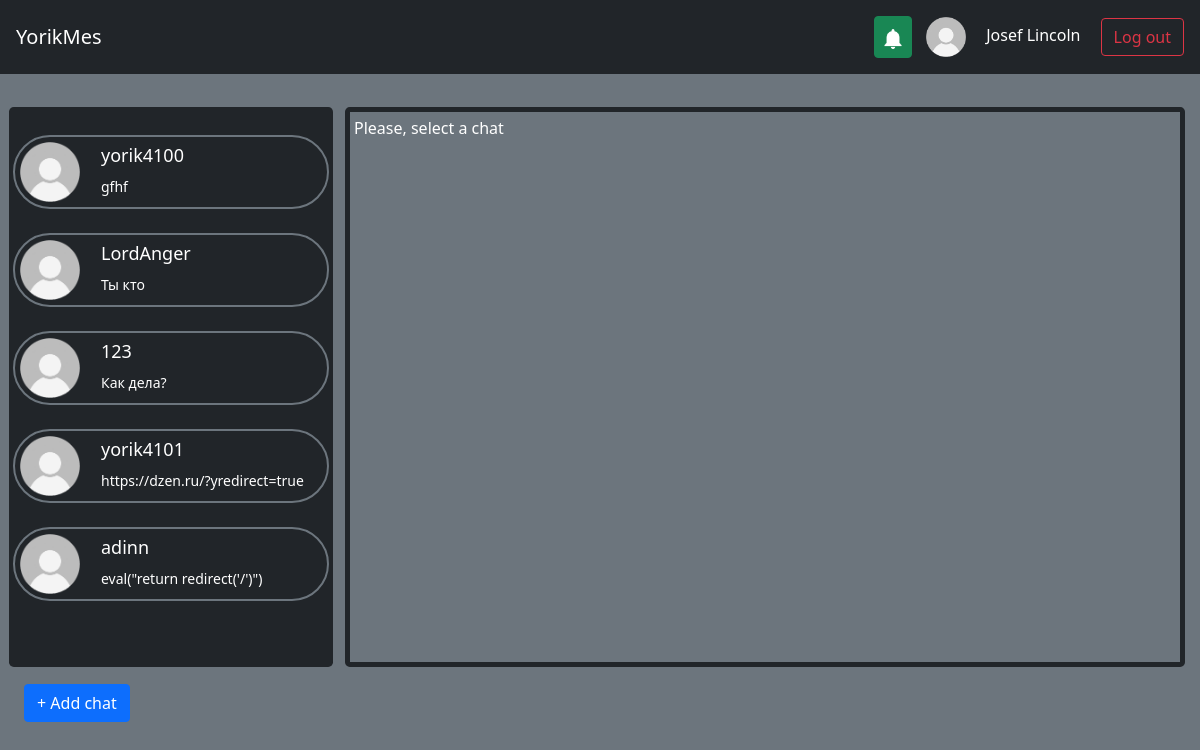
/chats (signed in), run on the app's committed database.
### db_scripts/data/users.py (models this page shows, shortened)
class User(SqlAlchemyBase, UserMixin, SerializerMixin):
    __tablename__ = 'users'
    id = sqlalchemy.Column(sqlalchemy.Integer,
                           primary_key=True, autoincrement=True)
    email = sqlalchemy.Column(sqlalchemy.String,
                              index=True, unique=True, nullable=True)
    nickname = sqlalchemy.Column(sqlalchemy.String, nullable=True)
    surname = sqlalchemy.Column(sqlalchemy.String, nullable=True)
    name = sqlalchemy.Column(sqlalchemy.String, nullable=True)
    age = sqlalchemy.Column(sqlalchemy.Integer, nullable=True)
    hashed_password = sqlalchemy.Column(sqlalchemy.String, nullable=True)
    modified_date = sqlalchemy.Column(sqlalchemy.DateTime,
                                      default=datetime.datetime.now)
    contacts = orm.relationship("Chat", back_populates='user')

### db_scripts/data/messages.py (models this page shows)
class Message(SqlAlchemyBase, SerializerMixin):
    __tablename__ = 'messages'
    id = sqlalchemy.Column(sqlalchemy.Integer,
                           primary_key=True, autoincrement=True)
    chat_id = sqlalchemy.Column(sqlalchemy.Integer, sqlalchemy.ForeignKey("chats.id"))
    text = sqlalchemy.Column(sqlalchemy.String, nullable=False)
    date_time = sqlalchemy.Column(sqlalchemy.DateTime, default=datetime.datetime.now())
    chat = orm.relationship('Chat')

### main.py (the view)
@app.route("/")
@app.route("/chats")
def index():
    visible_notif = all((request.args.get("visible_notif", type=bool, default=False), current_user.is_authenticated))
    db_sess = db_session.create_session()
    if current_user.is_authenticated:
        contacts = list(map(lambda x: ContactCard(x), db_sess.query(Chat).filter(Chat.user_id == current_user.id).all()))
        notifications = list(map(lambda x: NoticeCard(x), db_sess.query(Notification).filter(Notification.user_id == current_user.id).all()))
    else:
        contacts = []
        notifications = []
    db_sess.close()
    return render_template("index.html", title="Chats", contacts=contacts, notifications=notifications, notifications_default_visible=visible_notif)

### db_scripts/db_session.py (called while the page is built)
def create_session() -> Session:
    global __factory
    return __factory()

### main.py (called while the page is built)
@login_manager.user_loader
def load_user(user_id):
    db_sess = db_session.create_session()
    return db_sess.query(User).get(user_id)

### templates/index.html (shortened to what this page needs)
{% extends "base.html" %}
{% block content %}
    {% if current_user.is_authenticated %}
        <div><table><tr>
            <td>
                <div class="scroll rounded-3">
                    {% for user in contacts %}
                        <a class="p-2 text-white" style="text-decoration: none;" href="/chats/{{ user.id }}">
                            {% if user.id == id %}
                            <div class="border p-1 bg-secondary rounded-pill">
                            {% else %}
                            <div class="border p-1 border-secondary border-2 rounded-pill">
                            {% endif %}
                                <table>
                                    <tr>
                                        <td rowspan="2">
                                            <img src="{{ url_for('static', filename='img/user-profile-icon.png') }}" width="60" height="60" alt="">
                                        </td>
                                        <td>
                                            <span class="p-1" style="margin-left: 15px; font-size: 18px;">{{ user.showed_name }}</span>
                                        </td>
                                    </tr>
                                    <tr>
                                        <td>
                                            <div class="p-1" style="margin-left: 15px; font-size: 14px;"
                                                  id="last_mess">{{ user.last_message }}</div>
                                        </td>
                                    </tr>
                                </table>
                            </div>
                        </a>
                    {% endfor %}
                </div>
            </td>
            <td>
                <div class="messages rounded-3 border border-dark border-5 bg-secondary" style="margin-left: 10px" id="autoscroll">
                    {% block chat %}Please, select a chat{% endblock %}
                </div>
            </td>
        </tr>
        <tr>
            <td class="p-3">
                <div>
                    <a href="/add_chat" class="btn btn-primary">+ Add chat</a>
                </div>
            </td>
            <td class="p-2">
            </td>
        </tr>
        </table></div><br>
    {% endif %}
{% endblock %}

### templates/base.html (shortened to what this page needs)
<!DOCTYPE html>
<html lang="en">
    <head>
        <link rel="stylesheet"
            href="https://cdn.jsdelivr.net/npm/bootstrap@5.0.0-beta1/dist/css/bootstrap.min.css"
>
    </head>
    <nav class="navbar navbar-dark bg-dark p-3">
        <a class="navbar-brand" href="/">YorikMes</a>
        {% if current_user.is_authenticated %}
            <div class="">
                <button class="btn btn-success opener p-2" type="button" aria-controls="modal-example" onclick="window['modal-example'].showModal()" style="margin-right: 10px;">
                    <img src="{{ url_for('static', filename='img/notification-bell.png') }}" width="20" height="20" alt="">
                </button>
                <img src="{{ url_for('static', filename='img/user-profile-icon.png') }}" width="40" height="40" alt="">
                <span class="text-white p-3" id="name_label">{% if current_user.surname %}{{ current_user.surname }}{% endif %} {{ current_user.name }}</span>
                <a class="btn btn-outline-danger" href="/logout">Log out</a>
            </div>
        {% else %}
            <div class="">
                <a class="btn btn-outline-success" href="/login">Log in</a>
                <a class="btn btn-primary" href="/register">Register</a>
            </div>
        {% endif %}
    </nav>
    <body class="bg-secondary">
        <main role="main" class="p-2 text-white">
            <br>
            <div>{% block content %}{% endblock %}</div>
        </main>
    </body>
</html>

### templates/index.html (style rules this page uses)
div.scroll { margin:4px, 4px; padding:4px; background-color: #212529; width: 27vw; height: 70vh; overflow-x: hidden; overflow-y: auto; text-align:justify; }
div.messages { margin:4px, 4px; padding:4px; width: 70vw; height: 70vh; overflow-x: hidden; overflow-y: auto; text-align:justify; }
#last_mess { white-space: nowrap; width: 20vw; overflow: hidden; text-overflow: ellipsis; }

### templates/base.html (style rules this page uses)
#name_label { white-space: nowrap; width: 300px; overflow: hidden; text-overflow: ellipsis; }

### data on the page
User: surname "Josef", name "Lincoln"
User: showed_name "yorik4100"
Message: last_message "gfhf"
User: showed_name "LordAnger"
Message: last_message "Ты кто"
User: showed_name "123"
Message: last_message "Как дела?"
User: showed_name "yorik4101"
Message: last_message "https://dzen.ru/?yredirect=true"
User: showed_name "adinn"
Message: last_message "eval(\"return redirect('/')\")"
